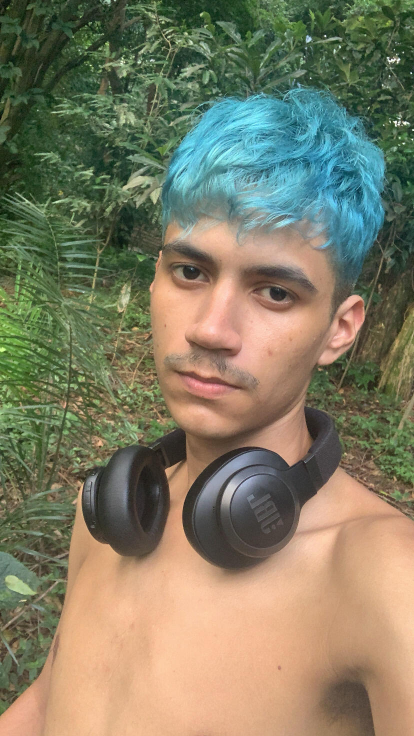
#> input picture dataset/originals/A75BF243-4625-4B6B-8203-0700C0795C9F.JPG, 828 x 1472 px, found by its file name (shown at 1/2 size); its folder holds only this picture in this run
$ python dataset_generator.py
#> lines starting #> are read from the running program, lines starting #| are printed output that depends on the picture


## ------------ SETTINGS ------------ ##
import random
import numpy as np
import cv2
import os


INPUT_FOLDER = "dataset/originals/"
OUTPUT_GOOD = "dataset/approveds/"
OUTPUT_BAD = "dataset/failures/"

TARGET_SIZE = 640

## ---------------------------------- ##

def ensure_directories():
    for f in [OUTPUT_GOOD, OUTPUT_BAD, INPUT_FOLDER]:
        if not os.path.exists(f):
            os.makedirs(f)
#> in generate, original is the input picture: shape (1472, 828, 3); mean B, G, R 100.7, 125, 128.7

def resizeSmart(image, max_dim=TARGET_SIZE):
#> called with max_dim = 640
    h, w = image.shape[:2]
#> h = 1472; w = 828
    if max(h, w) <= max_dim:
        return image
    scale = max_dim / float(max(h, w))
#> scale = 0.435
    new_w, new_h = int(w * scale), int(h * scale)
#> new_w = 360; new_h = 640
    return cv2.resize(image, (new_w, new_h), interpolation=cv2.INTER_AREA)
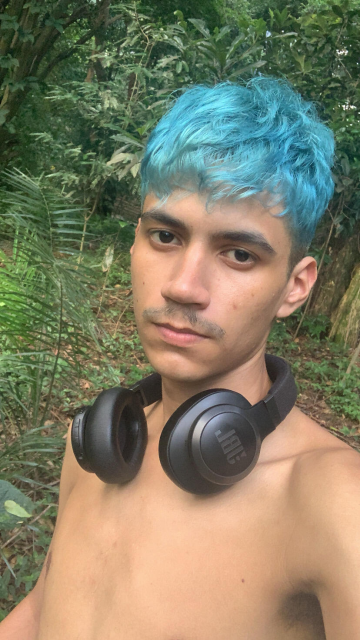
#> returned value: shape (640, 360, 3); mean of channels 0, 1, 2 100.7, 125, 128.7; drawn as B, G, R

def apply_motion_blur(img):
    size = random.randint(8,20)
    kernel = np.zeros((size, size))
    if random.choice([True, False]):
        kernel[int((size-1)/2), :] = np.ones(size)
    else:
        kernel[:, int((size-1)/2) ] = np.ones(size)
    kernel /= size
    return cv2.filter2D(img, -1, kernel)
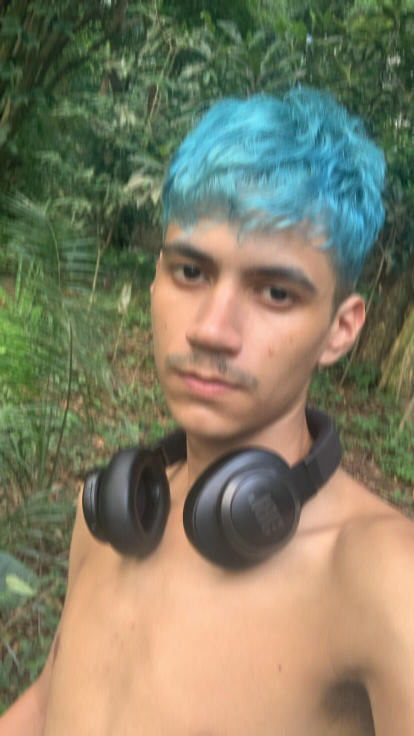
#> returned value: shape (1472, 828, 3) (shown at 1/2 size); mean of channels 0, 1, 2 100.6, 124.9, 128.6; drawn as B, G, R
#> call 2 of resizeSmart, with max_dim = 640
#> in resizeSmart (call 2), `return cv2.resize(image, (new_w, new_h), interpolation=cv2.INTER_AREA)`:
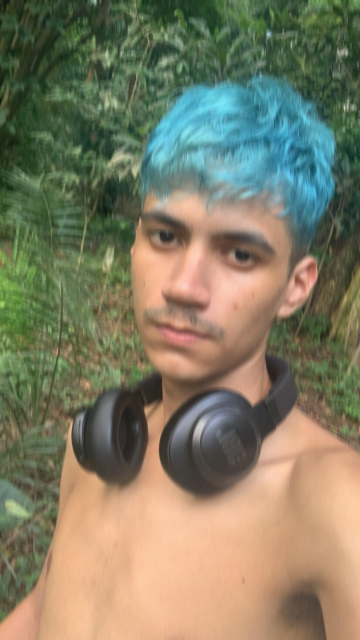
#> returned value: shape (640, 360, 3); mean of channels 0, 1, 2 100.6, 124.9, 128.6; drawn as B, G, R

def apply_focus_blur(img):
    k = random.choice([5,7,9,11,13,15])
    return cv2.GaussianBlur(img, (k, k), 0)

def apply_exposure_error(img):
    gamma = random.choice([0.3,0.4,2.5,3.5])
    invGamma = 1.0 / gamma
    table = np.array([((i / 255.0) ** invGamma) * 255 for i in np.arange(0, 256)]).astype("uint8")
    return cv2.LUT(img, table)
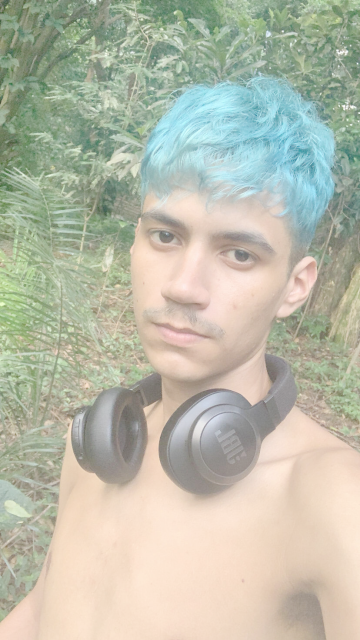
#> returned value: shape (640, 360, 3); mean of channels 0, 1, 2 170.6, 187.8, 186.2; drawn as B, G, R

def apply_noise(img):
    row, col, ch = img.shape
#> row = 640; col = 360; ch = 3
    mean = 0
    sigma = random.randint(10,30)
    gauss = np.random.normal(mean, sigma, (row, col, ch)).reshape(row, col, ch)
    noisy = img + gauss
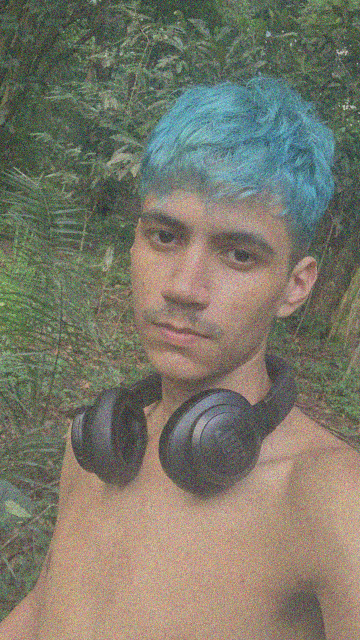
#> noisy: shape (640, 360, 3) float64; mean B, G, R 100.8, 125.1, 128.7; drawn with min black and max white
    noisy = np.clip(noisy, 0, 255).astype(np.uint8)
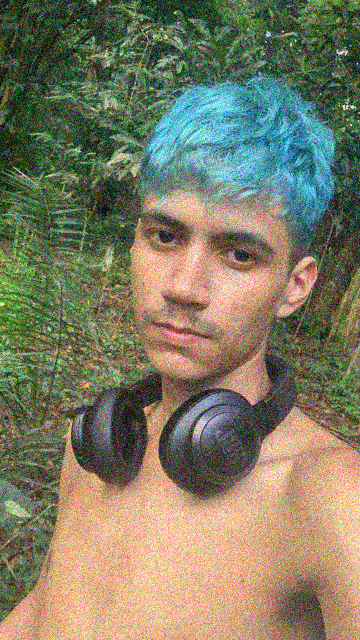
#> noisy: shape (640, 360, 3); mean B, G, R 100.4, 124.6, 127.5
    return noisy

def generate():
    ensure_directories()
    files = [f for f in os.listdir(INPUT_FOLDER) if f.lower().endswith(('.png', '.jpg', '.jpeg', '.webp'))]
    if not files:
        print("No images found in the input folder.")
        return
    print(f"Found {len(files)} images. Processing...")
    for fname in files:
        path = os.path.join(INPUT_FOLDER, fname)
        original = cv2.imread(path)
        if original is None: continue
        # save good ones redimensioned
        good_img = resizeSmart(original)
        cv2.imwrite(os.path.join(OUTPUT_GOOD, f"good_{fname}"), good_img)
        # create bad versions
        bad_blur = apply_motion_blur(original)
        cv2.imwrite(os.path.join(OUTPUT_BAD, f"bad_motion_blur_{fname}"), resizeSmart(bad_blur))

        bad_motion = apply_focus_blur(good_img)
        cv2.imwrite(os.path.join(OUTPUT_BAD, f"bad_focus_blur_{fname}"), bad_motion)

        bad_expo = apply_exposure_error(good_img)
        cv2.imwrite(os.path.join(OUTPUT_BAD, f"bad_exposure_{fname}"), bad_expo)

        bad_noise = apply_noise(good_img)
        cv2.imwrite(os.path.join(OUTPUT_BAD, f"bad_noise_{fname}"), bad_noise)
    print(f"✅ Concluded!")
    print(f"Originals processed in: {OUTPUT_GOOD}")
    print(f"Synthetics generated in:    {OUTPUT_BAD}")
    print(f"All resized to max {TARGET_SIZE}px.")

if __name__ == "__main__":
    generate()

$ run again, on dataset/originals/IMG_0297.jpg
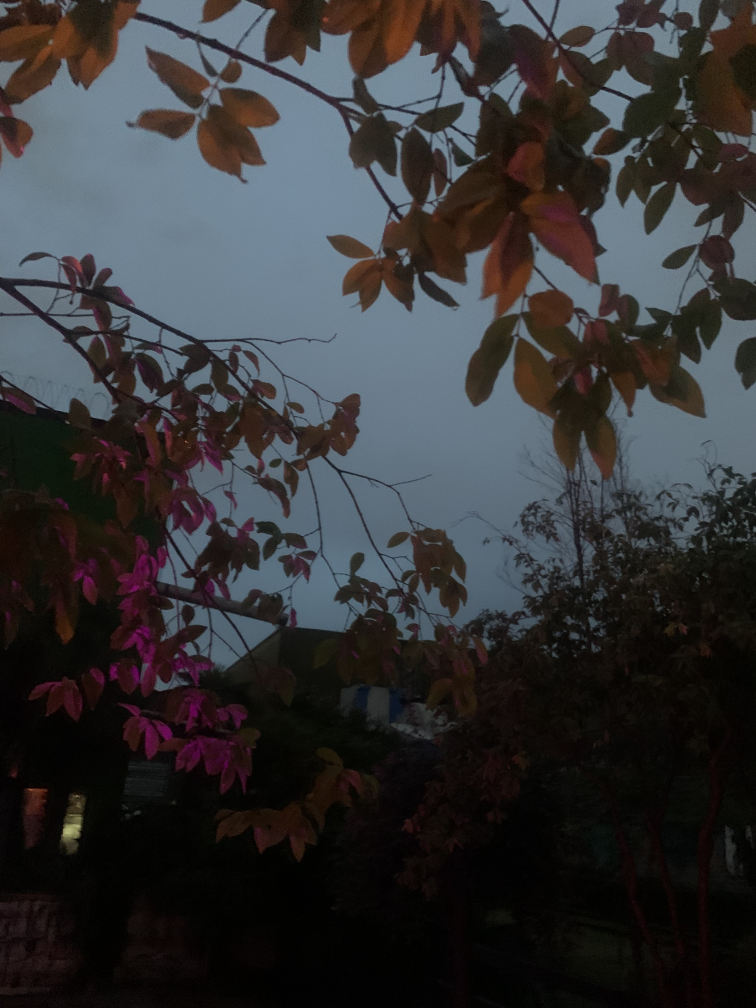
#> input picture dataset/originals/IMG_0297.jpg, 3024 x 4032 px, found by its file name (shown at 1/4 size)
#> in generate, original is the input picture: shape (4032, 3024, 3); mean B, G, R 54.5, 52.7, 52.5
#> in apply_exposure_error, `return cv2.LUT(img, table)`:
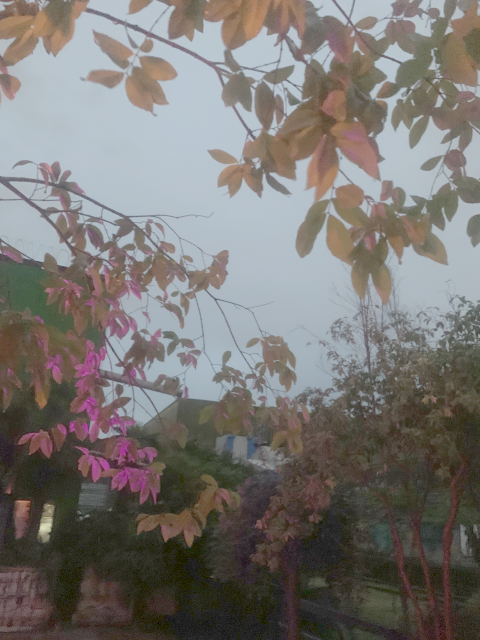
#> returned value: shape (640, 480, 3); mean of channels 0, 1, 2 114.7, 117.9, 121.6; drawn as B, G, R
#> in apply_noise, `noisy = np.clip(noisy, 0, 255).astype(np.uint8)`:
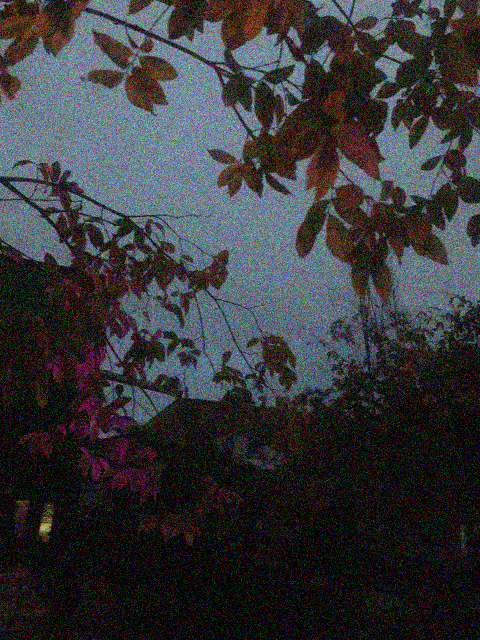
#> noisy: shape (640, 480, 3); mean B, G, R 57.7, 55.4, 54.6

$ run again, on dataset/originals/IMG_0298.jpg
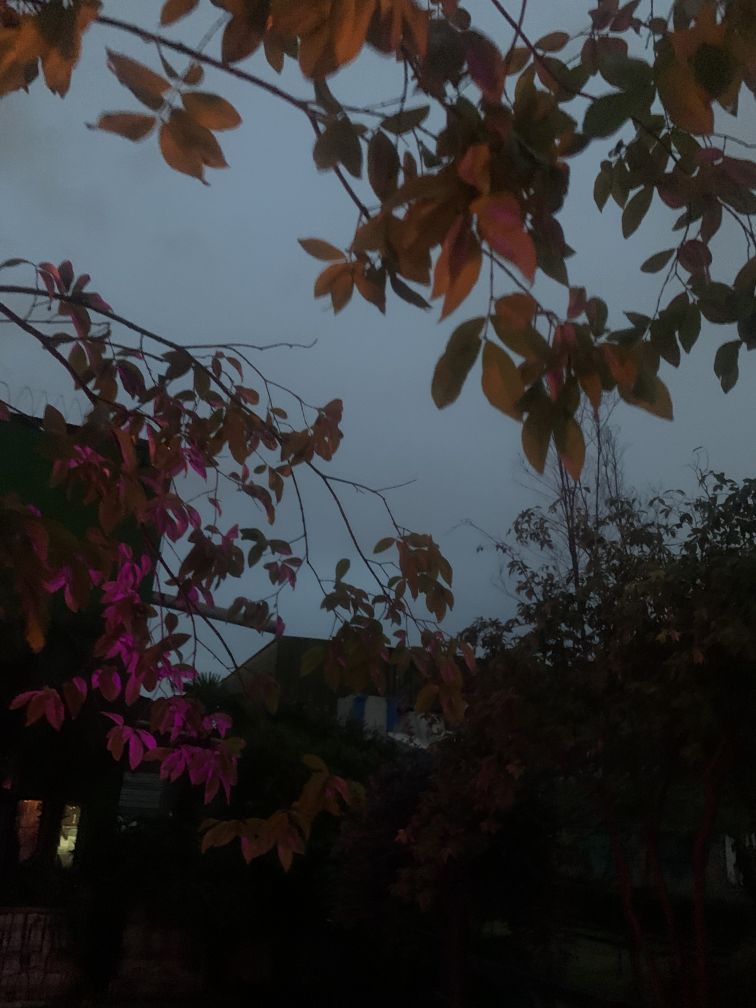
#> input picture dataset/originals/IMG_0298.jpg, 3024 x 4032 px, found by its file name (shown at 1/4 size)
#> in generate, original is the input picture: shape (4032, 3024, 3); mean B, G, R 55.1, 53.3, 52.9
#> in apply_exposure_error, `return cv2.LUT(img, table)`:
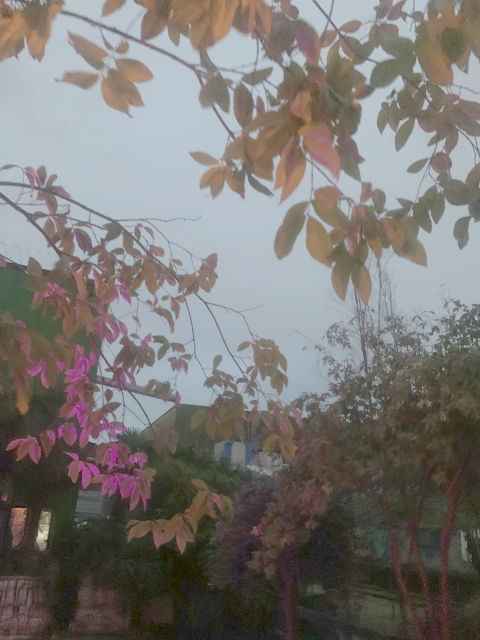
#> returned value: shape (640, 480, 3); mean of channels 0, 1, 2 115.8, 119, 122.3; drawn as B, G, R
#> in apply_noise, `noisy = np.clip(noisy, 0, 255).astype(np.uint8)`:
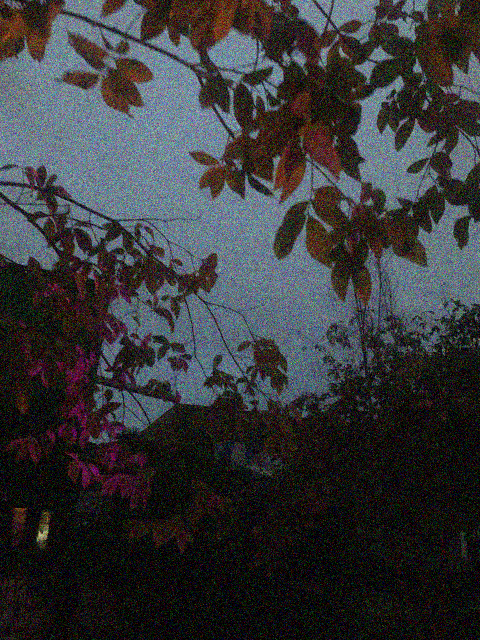
#> noisy: shape (640, 480, 3); mean B, G, R 58.2, 55.9, 55

$ run again, on dataset/originals/IMG_0364.jpg
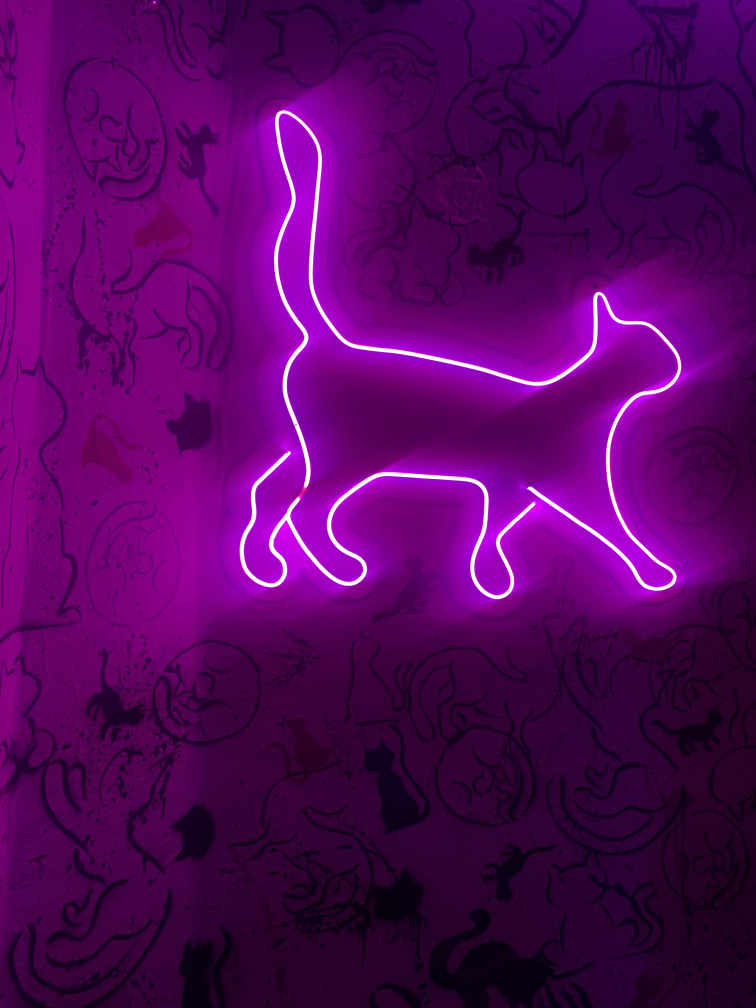
#> input picture dataset/originals/IMG_0364.jpg, 3024 x 4032 px, found by its file name (shown at 1/4 size)
#> in generate, original is the input picture: shape (4032, 3024, 3); mean B, G, R 93.6, 4.2, 85.1
#> in apply_exposure_error, `return cv2.LUT(img, table)`:
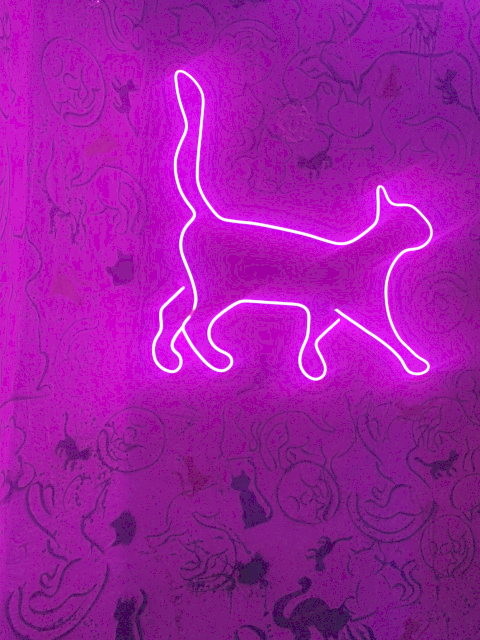
#> returned value: shape (640, 480, 3); mean of channels 0, 1, 2 164.8, 27.5, 158.1; drawn as B, G, R
#> in apply_noise, `noisy = np.clip(noisy, 0, 255).astype(np.uint8)`:
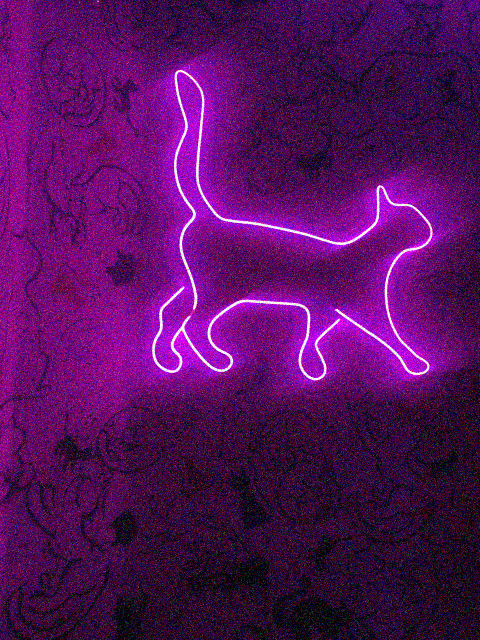
#> noisy: shape (640, 480, 3); mean B, G, R 93.3, 13.6, 84.9
